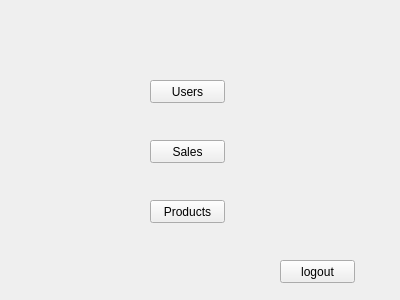
<?xml version="1.0" encoding="UTF-8"?>
<ui version="4.0">
 <class>adminpannel</class>
 <widget class="QWidget" name="adminpannel">
  <property name="geometry">
   <rect>
    <x>0</x>
    <y>0</y>
    <width>400</width>
    <height>300</height>
   </rect>
  </property>
  <property name="windowTitle">
   <string>Form</string>
  </property>
  <widget class="QPushButton" name="userButton">
   <property name="geometry">
    <rect>
     <x>150</x>
     <y>80</y>
     <width>75</width>
     <height>23</height>
    </rect>
   </property>
   <property name="text">
    <string>Users</string>
   </property>
  </widget>
  <widget class="QPushButton" name="salesButton">
   <property name="geometry">
    <rect>
     <x>150</x>
     <y>140</y>
     <width>75</width>
     <height>23</height>
    </rect>
   </property>
   <property name="text">
    <string>Sales</string>
   </property>
  </widget>
  <widget class="QPushButton" name="productsButton">
   <property name="geometry">
    <rect>
     <x>150</x>
     <y>200</y>
     <width>75</width>
     <height>23</height>
    </rect>
   </property>
   <property name="text">
    <string>Products</string>
   </property>
  </widget>
  <widget class="QPushButton" name="logoutButton">
   <property name="geometry">
    <rect>
     <x>280</x>
     <y>260</y>
     <width>75</width>
     <height>23</height>
    </rect>
   </property>
   <property name="text">
    <string>logout</string>
   </property>
  </widget>
 </widget>
 <resources/>
 <connections/>
</ui>
